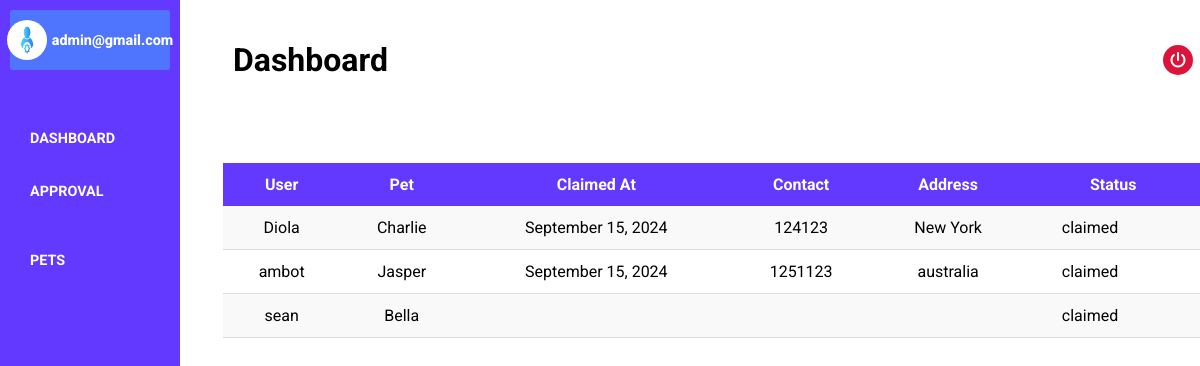
Screenshot of /admin/claimed-page.php (signed in) with the database file from the repository.
### tables this page shows
CREATE TABLE `adoption_requests` (
  `id` int(11) NOT NULL,
  `user_id` int(11) DEFAULT NULL,
  `pet_id` int(11) DEFAULT NULL,
  `reason` varchar(255) NOT NULL,
  `contact` varchar(255) NOT NULL,
  `address` varchar(255) NOT NULL,
  `status` enum('waiting','approved','rejected','claimed') DEFAULT 'waiting',
  `approved_at` datetime DEFAULT NULL,
  `claimed_at` datetime DEFAULT NULL
);

CREATE TABLE `users` (
  `id` int(11) NOT NULL,
  `username` varchar(50) NOT NULL,
  `email` varchar(255) NOT NULL,
  `password` varchar(50) NOT NULL,
  `role` enum('admin','user') DEFAULT 'user'
);

CREATE TABLE `pets` (
  `id` int(11) NOT NULL,
  `pet_name` varchar(50) DEFAULT NULL,
  `pet_type` varchar(255) NOT NULL,
  `pet_breed` varchar(50) DEFAULT NULL,
  `pet_sex` varchar(255) NOT NULL,
  `pet_age` varchar(255) DEFAULT NULL,
  `pet_description` varchar(255) NOT NULL,
  `pet_condition` varchar(255) NOT NULL,
  `pet_status` enum('available','waiting','approved') DEFAULT 'available',
  `image` varchar(255) NOT NULL
);

### admin/claimed-page.php (the view, shortened to what this page needs)
<?php
include '../database/database.php';
$query_claimed = "
    SELECT adoption_requests.id as request_id, users.username, pets.pet_name, adoption_requests.claimed_at, adoption_requests.contact, adoption_requests.address, adoption_requests.status
    FROM adoption_requests
    JOIN users ON adoption_requests.user_id = users.id
    JOIN pets ON adoption_requests.pet_id = pets.id
    WHERE adoption_requests.status = 'claimed' ORDER BY adoption_requests.id DESC
";
$result_claimed = mysqli_query($conn, $query_claimed);
?>
<!DOCTYPE html>
<html lang="en">
<head>
    <link rel="stylesheet" href="admin-css/admin-css.css">
    <link rel="stylesheet" href="https://cdnjs.cloudflare.com/ajax/libs/font-awesome/6.6.0/css/all.min.css" />
</head>
<body>
<div class="container">
        <?php include '../partials/side-bar.php'?>
        <div class="hero">
            <div class="hero-container">
                <div class="hero-header">
                    <h1>Dashboard</h1>
                    <div class="header-right-side">
                        <div class="logout-btn">
                            <a href=""><i class="fa-solid fa-power-off"></i></a>
                        </div>
                    </div>
                </div>
                <div class="container-body">
                <h1>Claimed Pet</h1>
                    <div class="container-approved-list">
                        <table>
                            <tr>
                                <th>User</th>
                                <th>Pet</th>
                                <th>Claimed At</th>
                                <th>Contact</th>
                                <th>Address</th>
                                <th colspan="2">Status</th>
                            </tr>
                            <?php while($row = mysqli_fetch_assoc($result_claimed)): ?>
                            <tr>
                                <td><?php echo $row['username']; ?></td>
                                <td><?php echo $row['pet_name']; ?></td>
                                <td>
                                    <?php
                                    if (!empty($row['claimed_at'])) {
                                        $date = new DateTime($row['claimed_at']);
                                        echo $date->format('F j, Y');
                                    }
                                    ?>
                                </td>
                                <td><?= $row['contact']; ?></td>
                                <td><?= $row['address']; ?></td>
                                <td><?php echo $row['status']; ?></td>
                                <td>
                            </tr>
                            <?php endwhile; ?>
                        </table>
                    </div>
                </div>
            </div>
        </div>
    </div>
</body>
</html>

### admin/admin-css/admin-css.css (style rules this page uses)
* { margin: 0; padding: 0; box-sizing: border-box; }
body { font-family: "Roboto", sans-serif; scroll-behavior: smooth; overflow: hidden; overflow-y: scroll; }
.container { width: 100%; height: 100vh; display: flex; }
.hero { width: 85%; height: 100vh; position: relative; left: 203px; }
.hero-container { width: 100%; height: 100vh; }
.hero-header { display: flex; align-items: center; justify-content: space-between; padding: 30px; position: fixed; background-color: white; width: 85%; height: 15vh; z-index: 999; }
.logout-btn { background-color: crimson; text-align: center; height: 30px; width: 30px; border-radius: 50%; display: grid; place-items: center; }
.logout-btn a { color: white; }
.container-body { text-align: left; width: 100%; padding: 20px; height: auto; padding-top: 100px; }
.container-body h1 { color: #333; margin-bottom: 20px; font-size: 1.2rem; }
table { width: 100%; border-collapse: collapse; margin: 20px 0; background-color: #fff; border-radius: 8px; overflow: hidden; overflow-y: scroll; height: auto; }
th, td { padding: 12px 15px; text-align: left; }
th { background-color: #6439FF; color: #fff; font-weight: bold; text-align: center; }
td { border-bottom: 1px solid #ddd; text-align: center; }
tr:nth-child(even) { background-color: #f9f9f9; }
.container-wait-list, .container-approved-list { margin-bottom: 50px; height: 65vh; overflow: hidden; overflow-y: scroll; width: 100%; }

### rows the page displays
adoption_requests: user.username "Diola", pet.pet_name "Charlie", claimed_at "September 15, 2024", contact "124123", address "New York", status "claimed"
adoption_requests: user.username "ambot", pet.pet_name "Jasper", claimed_at "September 15, 2024", contact "1251123", address "australia", status "claimed"
adoption_requests: user.username "sean", pet.pet_name "Bella", status "claimed"

### other values shown
$_SESSION['admin_email'] "admin@gmail.com"
